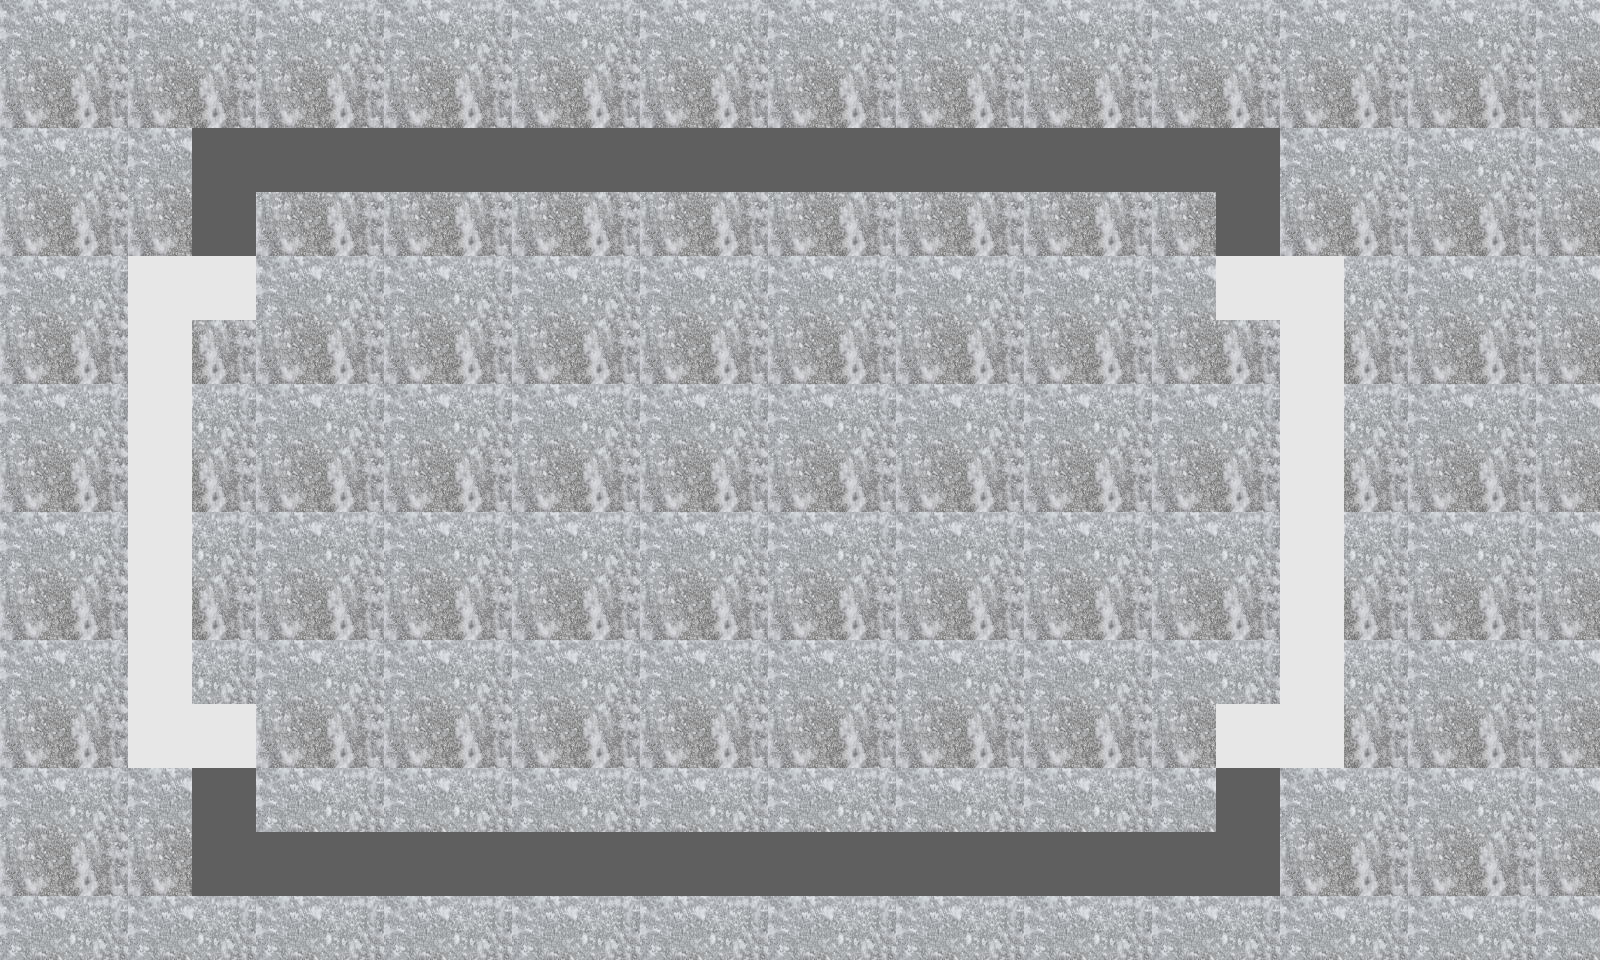

A level layout from a 2D game, rendered from its tile map. Below: a short description, then the map file with tile-grid data replaced by summaries:
An orthogonal 25x15 tile map with 64x64 px tiles, 3 tile layers (floor, ice, wall), 3 tilesets and 10 objects (6x Player, 2x GoalSensor, 2x SpawnSensor).

<map version="1.0" orientation="orthogonal" renderorder="right-down" width="25" height="15" tilewidth="64" tileheight="64">
 <tileset firstgid="1" name="grass" tilewidth="64" tileheight="64">
  <image source="grass.png" width="64" height="64" />
 </tileset>
 <tileset firstgid="2" name="stadium-wall-goal" tilewidth="64" tileheight="64">
  <image source="stadium-wall-goal.png" width="128" height="64" />
 </tileset>
 <tileset firstgid="4" name="ice" tilewidth="64" tileheight="64">
  <image source="ice.png" width="128" height="128" />
 </tileset>
 <layer name="floor" width="25" height="15">
  <data>[375 cells, 375 non-empty, 1 distinct tile ids]</data>
 </layer>
 <layer name="ice" width="25" height="15">
  <data>[375 cells, 375 non-empty, 4 distinct tile ids]</data>
 </layer>
 <layer name="wall" width="25" height="15">
  <data>[375 cells, 58 non-empty, 2 distinct tile ids]</data>
 </layer>
 <objectgroup name="players1">
  <object name="player1a" type="Player" x="320" y="448" width="64" height="64">
   <properties>
    <property name="color" value="blue" />
   </properties>
  </object>
  <object name="player2a" type="Player" x="1024" y="448" width="64" height="64">
   <properties>
    <property name="color" value="red" />
   </properties>
  </object>
 </objectgroup>
 <objectgroup name="players2">
  <object name="player1b" type="Player" x="576" y="512" width="64" height="64">
   <properties>
    <property name="color" value="blue" />
   </properties>
  </object>
  <object name="player2b" type="Player" x="768" y="512" width="64" height="64">
   <properties>
    <property name="color" value="red" />
   </properties>
  </object>
 </objectgroup>
 <objectgroup name="players3">
  <object name="player1c" type="Player" x="576" y="320" width="64" height="64">
   <properties>
    <property name="color" value="blue" />
   </properties>
  </object>
  <object name="player2c" type="Player" x="768" y="320" width="64" height="64">
   <properties>
    <property name="color" value="red" />
   </properties>
  </object>
 </objectgroup>
 <objectgroup name="sensor">
  <object name="goal1" type="GoalSensor" x="192" y="320" width="16" height="384">
   <properties>
    <property name="team" value="left" />
   </properties>
  </object>
  <object name="goal2" type="GoalSensor" x="1264" y="320" width="16" height="384">
   <properties>
    <property name="team" value="right" />
   </properties>
  </object>
  <object name="spawn_sensor" type="SpawnSensor" x="672" y="256" width="64" height="512" />
  <object name="bomb_sensor1" type="SpawnSensor" x="256" y="192" width="960" height="640" />
 </objectgroup>
</map>
